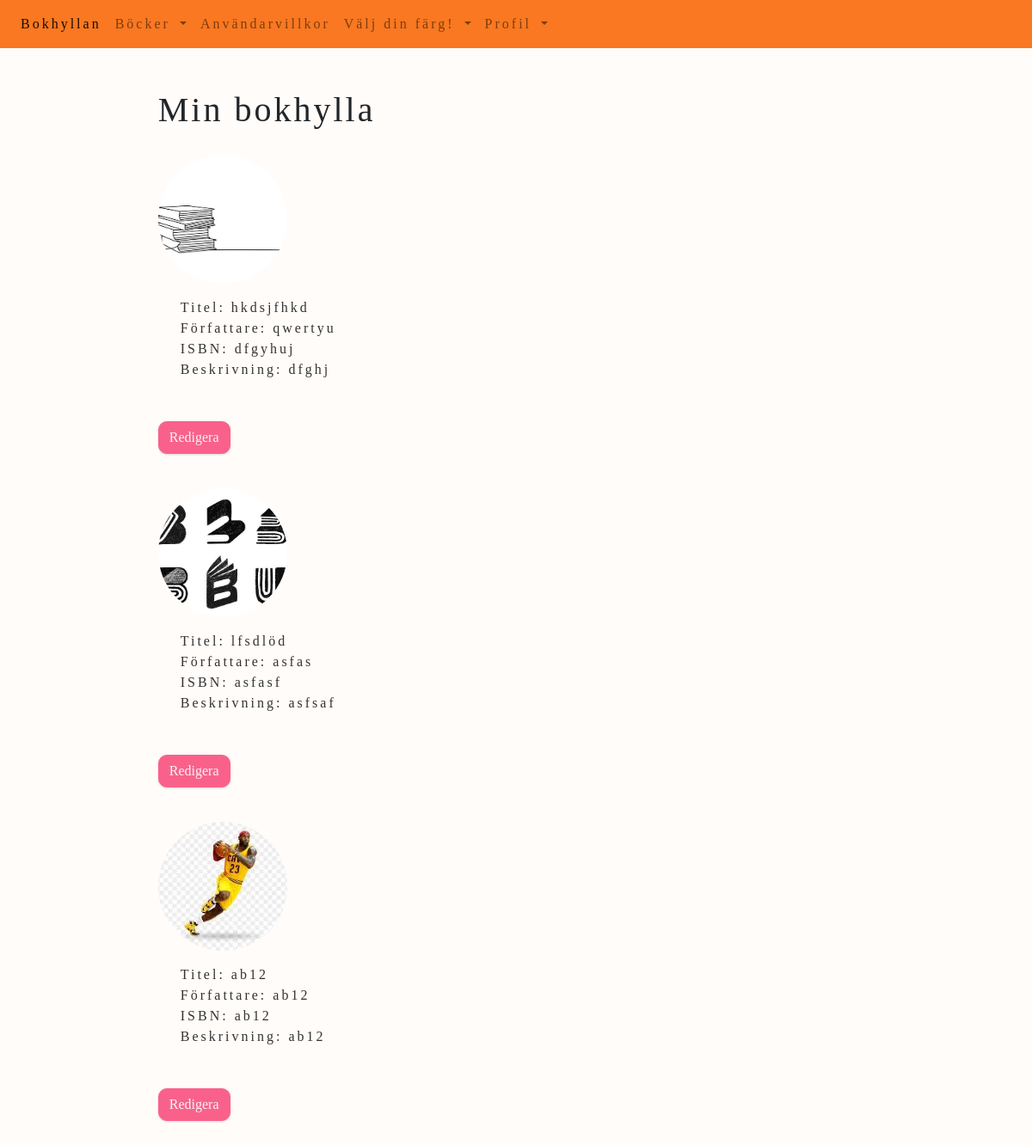
/user-books (signed in), run on an earlier commit of the app's database.
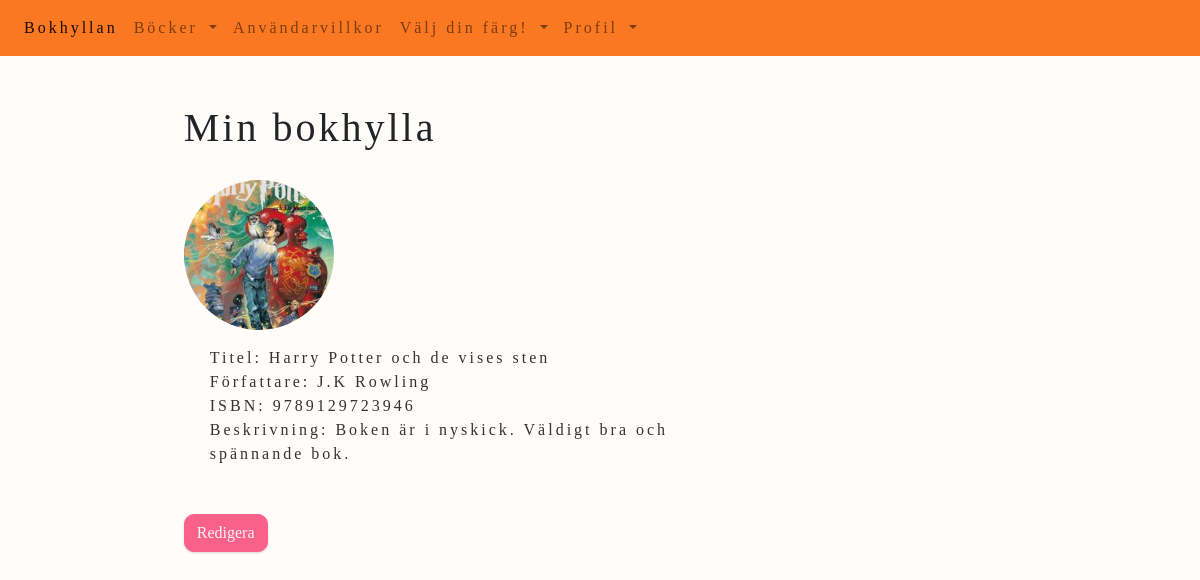
And on a later commit of the database.
### website/models.py (models this page shows)
class Book(db.Model):
    id = db.Column(db.Integer, primary_key = True)
    title = db.Column(db.String(150))
    author = db.Column(db.String(150))
    isbn = db.Column(db.String(150))
    review = db.Column(db.String(30000))
    user_id = db.Column(db.Integer, db.ForeignKey('user.id'))
    cover_pic = db.Column(db.String())

### website/views.py (the view)
@views.route('/user-books')
@login_required
def user_books():
    books = Book.query.filter_by(user_id=current_user.id).all()
    return render_template('user_books.html', user=current_user, books=books)

### website/templates/user_books.html (shortened to what this page needs)
{% extends "base.html" %}
{% block content %}
    <div id="user-books-div">
        <h1>Min bokhylla</h1>
        {% for book in books %}
        <div id="book-list-div">
            <a href="{{ url_for('views.book_file', book_id=book.id) }}">
                <div id="book-list-img-div">
                {% if book.cover_pic %}
                    <img src="{{url_for('static', filename='images/' + book.cover_pic)}}" alt="#" class="rounded-circle" width="150" height="150" align="left">
                {%else%}
                    <img src="{{url_for('static', filename='images/emty_profile.jpg')}}" alt="#" class="rounded-circle" width="150" height="150" align="left">
                {%endif%}
                </div>
                <ul id="book-list">
                    <li>
                        Titel:  {{book.title}}
                    </li>
                    <li>
                        Författare:  {{book.author}}
                    </li>
                    <li>
                        ISBN: {{book.isbn}}
                    </li>
                    <li>
                        Beskrivning:
                        {% if book.review|length > 100 %}
                            {{ book.review[:100] }}
                        {% else %}
                            {{ book.review }}
                        {% endif %}
                    </li>
                </ul>
                <form method="GET" action="{{ url_for('views.edit_book', book_id=book.id) }}">
                    <button type="submit" class="btn btn-primary">Redigera</button>
                </form>
            </a>
        </div>
        {%endfor%}
    </div>
{% endblock %}

What changed in the data, as far as the page shows it:
removed Book: cover_pic (picture), title "hkdsjfhkd", author "qwertyu", isbn "dfgyhuj", review "dfghj"
removed Book: cover_pic (picture), title "lfsdlöd", author "asfas", isbn "asfasf", review "asfsaf"
removed Book: cover_pic (picture), title "ab12", author "ab12", isbn "ab12", review "ab12"
added Book: cover_pic (picture), title "Harry Potter och de vises sten", author "J.K Rowling", isbn "9789129723946", review "Boken är i nyskick. Väldigt bra och spännande bok."
